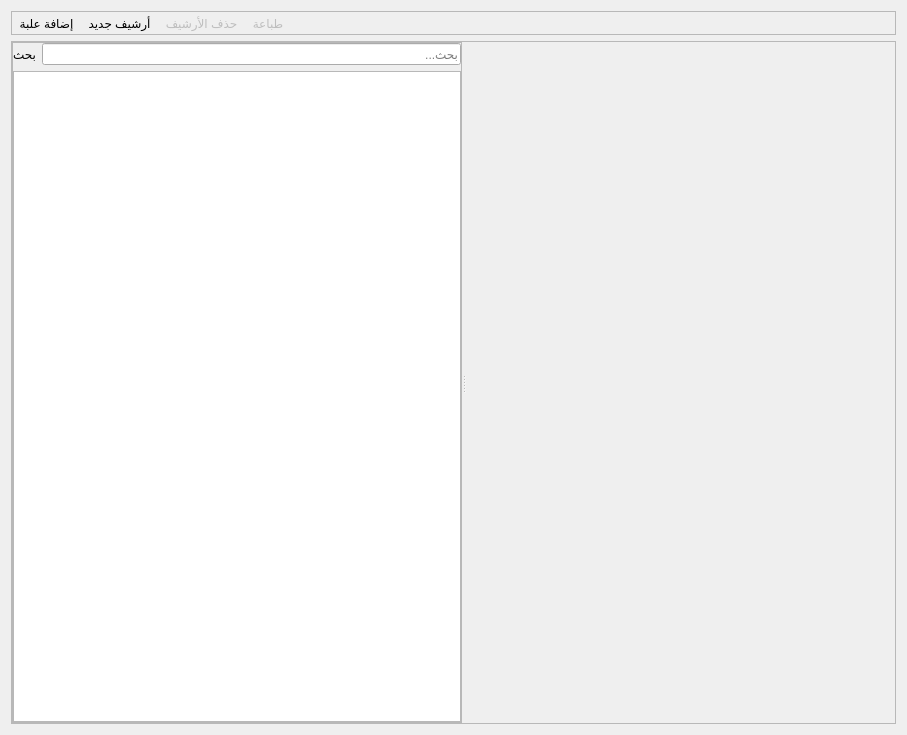
<?xml version="1.0" encoding="UTF-8"?>
<ui version="4.0">
 <class>page_archives</class>
 <widget class="QWidget" name="page_archives">
  <property name="geometry">
   <rect>
    <x>0</x>
    <y>0</y>
    <width>907</width>
    <height>735</height>
   </rect>
  </property>
  <property name="windowTitle">
   <string>Form</string>
  </property>
  <layout class="QVBoxLayout" name="verticalLayout_2">
   <item>
    <widget class="QFrame" name="frame">
     <property name="frameShape">
      <enum>QFrame::Shape::StyledPanel</enum>
     </property>
     <property name="frameShadow">
      <enum>QFrame::Shadow::Raised</enum>
     </property>
     <layout class="QHBoxLayout" name="horizontalLayout">
      <property name="spacing">
       <number>0</number>
      </property>
      <property name="leftMargin">
       <number>0</number>
      </property>
      <property name="topMargin">
       <number>0</number>
      </property>
      <property name="rightMargin">
       <number>0</number>
      </property>
      <property name="bottomMargin">
       <number>0</number>
      </property>
      <item>
       <widget class="QToolButton" name="tb_add_box">
        <property name="text">
         <string>إضافة علبة</string>
        </property>
        <property name="icon">
         <iconset resource="ui.resources.qrc">
          <normaloff>:/icons/icons/binder.png</normaloff>:/icons/icons/binder.png</iconset>
        </property>
        <property name="iconSize">
         <size>
          <width>24</width>
          <height>24</height>
         </size>
        </property>
        <property name="toolButtonStyle">
         <enum>Qt::ToolButtonStyle::ToolButtonTextUnderIcon</enum>
        </property>
        <property name="autoRaise">
         <bool>true</bool>
        </property>
       </widget>
      </item>
      <item>
       <widget class="QToolButton" name="tb_add_archive">
        <property name="text">
         <string>أرشيف جديد</string>
        </property>
        <property name="icon">
         <iconset resource="ui.resources.qrc">
          <normaloff>:/icons/icons/create_archive.png</normaloff>:/icons/icons/create_archive.png</iconset>
        </property>
        <property name="iconSize">
         <size>
          <width>24</width>
          <height>24</height>
         </size>
        </property>
        <property name="toolButtonStyle">
         <enum>Qt::ToolButtonStyle::ToolButtonTextUnderIcon</enum>
        </property>
        <property name="autoRaise">
         <bool>true</bool>
        </property>
       </widget>
      </item>
      <item>
       <widget class="QToolButton" name="tb_delete_archive">
        <property name="enabled">
         <bool>false</bool>
        </property>
        <property name="text">
         <string>حذف الأرشيف</string>
        </property>
        <property name="icon">
         <iconset resource="ui.resources.qrc">
          <normaloff>:/icons/icons/delete_archive.png</normaloff>:/icons/icons/delete_archive.png</iconset>
        </property>
        <property name="iconSize">
         <size>
          <width>24</width>
          <height>24</height>
         </size>
        </property>
        <property name="toolButtonStyle">
         <enum>Qt::ToolButtonStyle::ToolButtonTextUnderIcon</enum>
        </property>
        <property name="autoRaise">
         <bool>true</bool>
        </property>
       </widget>
      </item>
      <item>
       <widget class="QToolButton" name="tb_print">
        <property name="enabled">
         <bool>false</bool>
        </property>
        <property name="text">
         <string>طباعة</string>
        </property>
        <property name="icon">
         <iconset resource="ui.resources.qrc">
          <normaloff>:/icons/icons/print.png</normaloff>:/icons/icons/print.png</iconset>
        </property>
        <property name="iconSize">
         <size>
          <width>24</width>
          <height>24</height>
         </size>
        </property>
        <property name="toolButtonStyle">
         <enum>Qt::ToolButtonStyle::ToolButtonTextUnderIcon</enum>
        </property>
        <property name="autoRaise">
         <bool>true</bool>
        </property>
       </widget>
      </item>
      <item>
       <spacer name="horizontalSpacer">
        <property name="orientation">
         <enum>Qt::Orientation::Horizontal</enum>
        </property>
        <property name="sizeHint" stdset="0">
         <size>
          <width>40</width>
          <height>20</height>
         </size>
        </property>
       </spacer>
      </item>
     </layout>
    </widget>
   </item>
   <item>
    <widget class="QFrame" name="frame_3">
     <property name="sizePolicy">
      <sizepolicy hsizetype="Preferred" vsizetype="Expanding">
       <horstretch>0</horstretch>
       <verstretch>0</verstretch>
      </sizepolicy>
     </property>
     <property name="frameShape">
      <enum>QFrame::Shape::StyledPanel</enum>
     </property>
     <property name="frameShadow">
      <enum>QFrame::Shadow::Raised</enum>
     </property>
     <layout class="QHBoxLayout" name="horizontalLayout_2">
      <property name="spacing">
       <number>0</number>
      </property>
      <property name="leftMargin">
       <number>0</number>
      </property>
      <property name="topMargin">
       <number>0</number>
      </property>
      <property name="rightMargin">
       <number>0</number>
      </property>
      <property name="bottomMargin">
       <number>0</number>
      </property>
      <item>
       <widget class="QSplitter" name="splitter">
        <property name="orientation">
         <enum>Qt::Orientation::Horizontal</enum>
        </property>
        <widget class="QFrame" name="frame_2">
         <property name="sizePolicy">
          <sizepolicy hsizetype="Preferred" vsizetype="Preferred">
           <horstretch>0</horstretch>
           <verstretch>0</verstretch>
          </sizepolicy>
         </property>
         <property name="minimumSize">
          <size>
           <width>450</width>
           <height>0</height>
          </size>
         </property>
         <property name="frameShape">
          <enum>QFrame::Shape::StyledPanel</enum>
         </property>
         <property name="frameShadow">
          <enum>QFrame::Shadow::Raised</enum>
         </property>
         <layout class="QVBoxLayout" name="verticalLayout">
          <property name="leftMargin">
           <number>0</number>
          </property>
          <property name="topMargin">
           <number>0</number>
          </property>
          <property name="rightMargin">
           <number>0</number>
          </property>
          <property name="bottomMargin">
           <number>0</number>
          </property>
          <item>
           <layout class="QHBoxLayout" name="horizontalLayout_3">
            <item>
             <widget class="QLabel" name="label">
              <property name="text">
               <string>بحث</string>
              </property>
             </widget>
            </item>
            <item>
             <widget class="QLineEdit" name="le_filter">
              <property name="placeholderText">
               <string>بحث...</string>
              </property>
              <property name="clearButtonEnabled">
               <bool>true</bool>
              </property>
             </widget>
            </item>
           </layout>
          </item>
          <item>
           <widget class="QTreeView" name="tree_view_pdf">
            <property name="lineWidth">
             <number>1</number>
            </property>
            <property name="sizeAdjustPolicy">
             <enum>QAbstractScrollArea::SizeAdjustPolicy::AdjustToContentsOnFirstShow</enum>
            </property>
            <property name="editTriggers">
             <set>QAbstractItemView::EditTrigger::NoEditTriggers</set>
            </property>
            <property name="alternatingRowColors">
             <bool>true</bool>
            </property>
            <property name="selectionBehavior">
             <enum>QAbstractItemView::SelectionBehavior::SelectRows</enum>
            </property>
            <property name="iconSize">
             <size>
              <width>24</width>
              <height>24</height>
             </size>
            </property>
            <property name="indentation">
             <number>20</number>
            </property>
            <property name="animated">
             <bool>true</bool>
            </property>
            <property name="wordWrap">
             <bool>true</bool>
            </property>
           </widget>
          </item>
         </layout>
        </widget>
        <widget class="QPdfView" name="pdf_viewer" native="true">
         <property name="sizePolicy">
          <sizepolicy hsizetype="Expanding" vsizetype="Preferred">
           <horstretch>1</horstretch>
           <verstretch>0</verstretch>
          </sizepolicy>
         </property>
        </widget>
       </widget>
      </item>
     </layout>
    </widget>
   </item>
  </layout>
 </widget>
 <customwidgets>
  <customwidget>
   <class>QPdfView</class>
   <extends>QWidget</extends>
   <header location="global">qpdfview.h</header>
   <container>1</container>
  </customwidget>
 </customwidgets>
 <resources>
  <include location="ui.resources.qrc"/>
 </resources>
 <connections/>
</ui>
